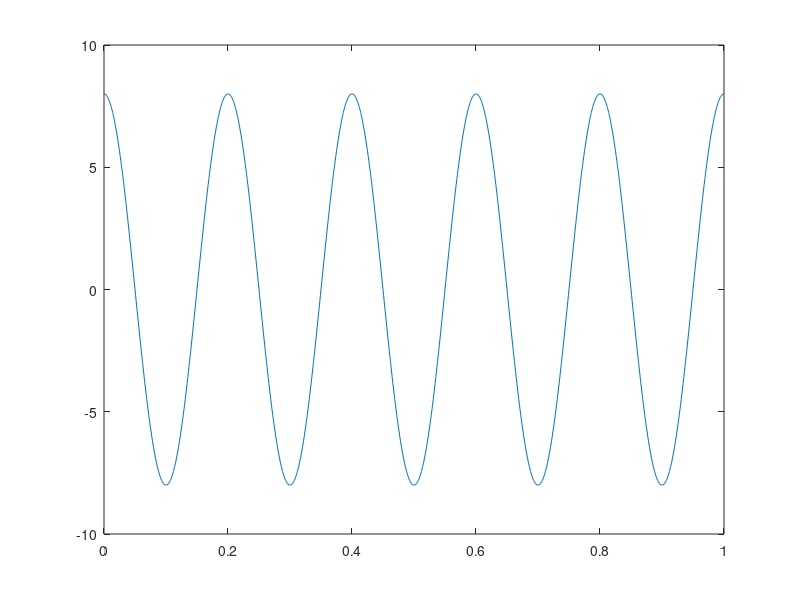
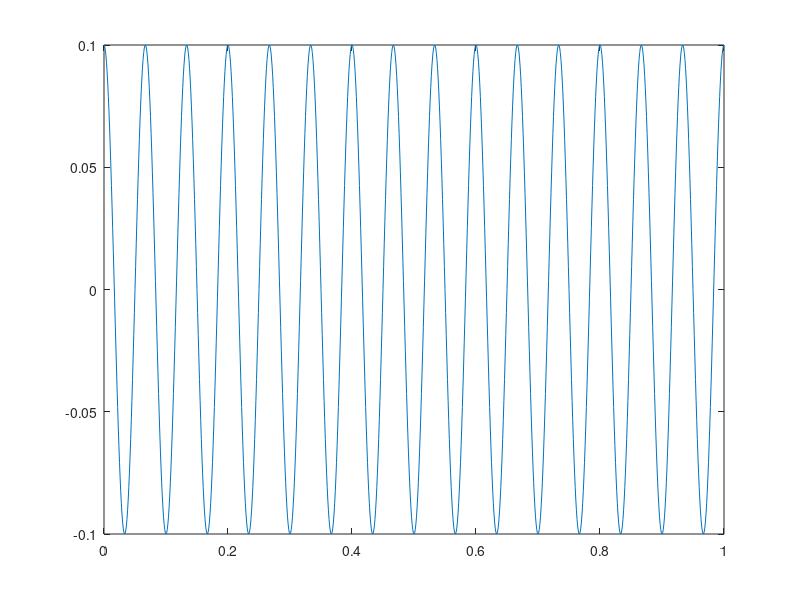
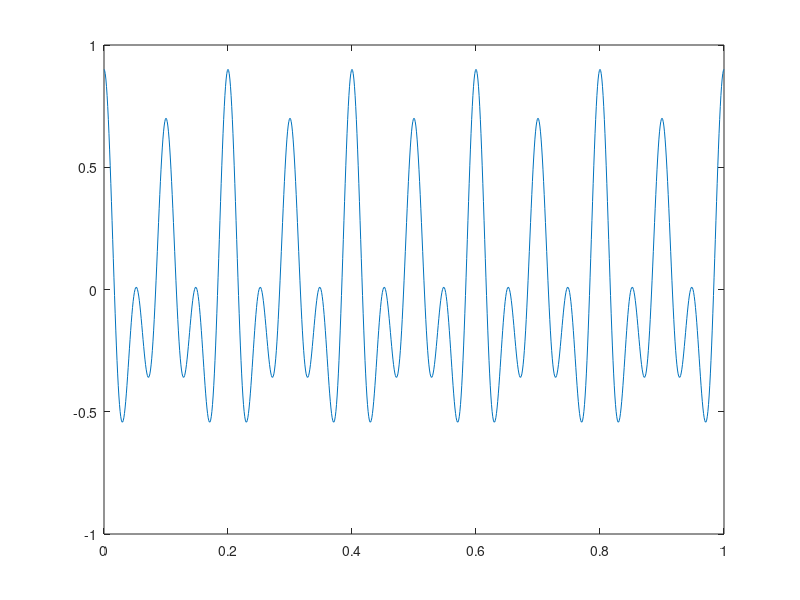
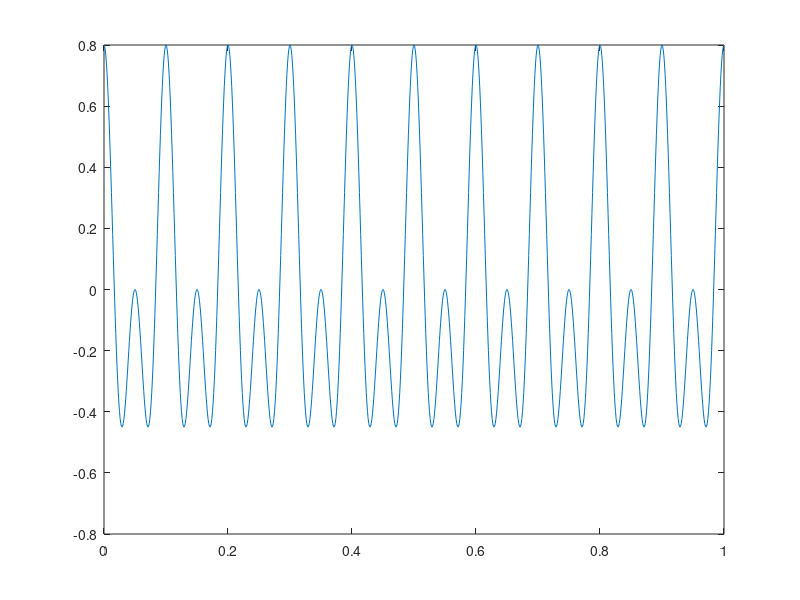

MATLAB code for these plots, in order:
% amplitude modulation

% design and simulate Am wave using MATLAB for
% info signal of 10HZ with 5V amplitude
% carrier signal of 30Hz with 8V aplitude


% DSB-sc
% Matlab code:

clear all;
close all;
clc;

%%dsb-sc
t=0:0.001:1;
vd=8*cos(2*pi*5*t);
vc=0.1*cos(2*pi*15*t);
ft=vc.*vd;
am=ft+vc;
figure(1)
plot(t,vd);
figure(2)
plot(t,vc);
figure(3)
plot(t,am);
figure (4)
plot(t,ft);


%% DSB-fc
% Matelab code:

clear all;
close all;
clc;
%%user define
% t=input('enter the value of time period:');
% fm=input('enter the value of frequency:');
% vm=input('enter the value of amplitude:');
% fc=input('enter the value of frequency:');
% vc=input('enter the value of amplitude:');

t=0:0.0001:0.0999;
fm = 5;
fc = 100;
vm = 10;
vc = 30;

f=1:1:999;
wm=2*pi*fm;
wc=2*pi*fc;
V1=vc+vm*sin(wm*t);
V2=-(vc+vm*sin(wm*t));
Vm=vm*sin(wm*t);
Vc=vc*sin(wc*t);
Vam=(1+sin(wm*t)).*(sin(wc*t));
vf=abs(fft(Vam,10000))/10000;
figure;
plot(t,Vam);
 
hold on;
plot(t,V1,'r')
plot(t,V2,'r');
xlabel('frequency');
ylabel('amplitude');
 
grid on;

